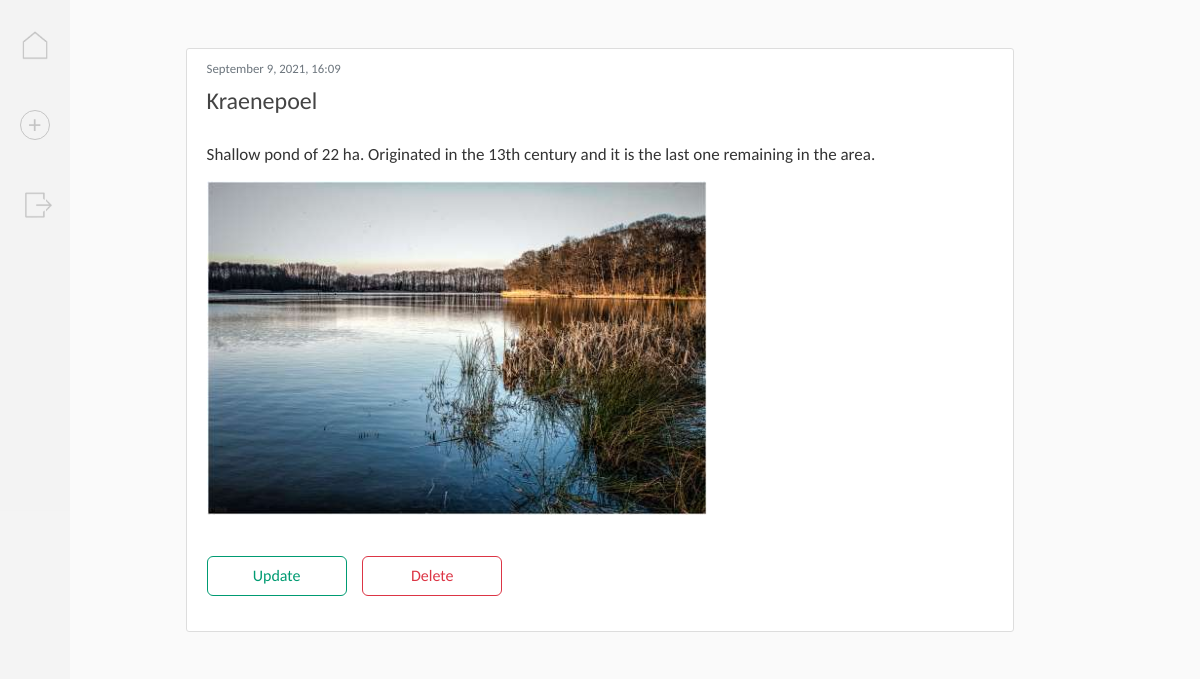
Screenshot of /post/12/ (signed in) with the database file from the repository.
### blog/models.py (models this page shows, shortened)
class Post(models.Model):
    title = models.CharField(max_length=100)
    content = models.TextField()
    date_posted = models.DateTimeField(default=timezone.now)
    author = models.ForeignKey(User, on_delete=models.CASCADE)
    image = models.ImageField(
        default='', upload_to='images', blank=True, null=True)
    audio = models.FileField(
        default='', upload_to='audio', blank=True, null=True)

### blog/views.py (the view)
# urls.py: path('post/<int:pk>/', PostDetailView.as_view(), name='post-detail'),
class PostDetailView(LoginRequiredMixin, DetailView):
    model = Post

### blog/templates/blog/post_detail.html (shortened to what this page needs)
{% extends "blog/base.html" %}
{% block content %}
<div class="col-12" style="padding:0px;">
  <article class="content-section">
    <div>
      <div class="article-datetime">
        <p>{{ object.date_posted|date:"F j, Y, H:i" }}</p>
      </div>
      <p class="article-title">{% if object.title %}{{object.title}}{% else %}{{ object.date_posted|date:"F j, Y, H:i"
        }}{% endif %}</p>
      <p class="article-content">{{ object.content }}</p>
      {% if object.image %}<img src="{{ object.image.url}}" class="article-photo">{% endif %}
      <div class="article-buttons">
        <a class="button secondary_button short_button" href="{% url 'post-update' object.id %}">Update</a>
        <a class="button alert_button short_button" href="{% url 'post-delete' object.id %}">Delete</a>
      </div>
    </div>
  </article>
</div>
{% endblock content %}

### blog/static/blog/css/main.css (style rules this page uses)
body { background:#fafafa; color:#333333; margin-top:3rem; font-family:Calibri, Carlito, sans-serif; line-height:1.5; }
p { margin-top:0; margin-bottom:1rem; }
a, a:hover { text-decoration:none; }
article { border:0px; padding:0px; background:transparent; margin-bottom:20px; display:flex; }
article > div { flex:1; }
.article-datetime { padding-bottom:1px; margin-bottom:4px; }
.article-datetime p { font-size:80%; font-weight:400; color:#6c757d !important; margin-bottom:0px; }
.article-title { color:#444444; font-size:24px; font-weight:300; margin-top:0px; }
.article-content { margin-top:25px; font-size:17px; line-height:1.2; white-space:pre-line; margin-bottom:1rem; }
.article-photo { max-width:500px; max-height:500px; }
.article-buttons { margin-top:35px; margin-bottom:25px; }
.content-section { background: #ffffff; padding: 10px 20px; border: 1px solid #dddddd; border-radius: 3px; margin-bottom: 20px; }
.button { display:inline-block; width:170px; height:40px; margin-right:12px; border-radius:6px; font-weight:400; text-align:center; white-space:nowrap; font-size:1rem; line-height:1.5; cursor:pointer; padding:0.375rem 0.75rem; text-transform:none; overflow:visible; -webkit-transition: all 0.3s; -moz-transition: all 0.3s; transition: all 0.3s; }
.short_button { width:140px !important; }
.secondary_button { color:#009b72; border:1px solid #009b72; background-color:transparent; }
.alert_button { color:#dc3545; border:1px solid #dc3545; background-color:transparent; }

### rows the page displays
Post: date_posted "September 9, 2021, 16:09", title "Kraenepoel", content "Shallow pond of 22 ha. Originated in the 13th century and it is the last one remaining in the area.", image (picture)
